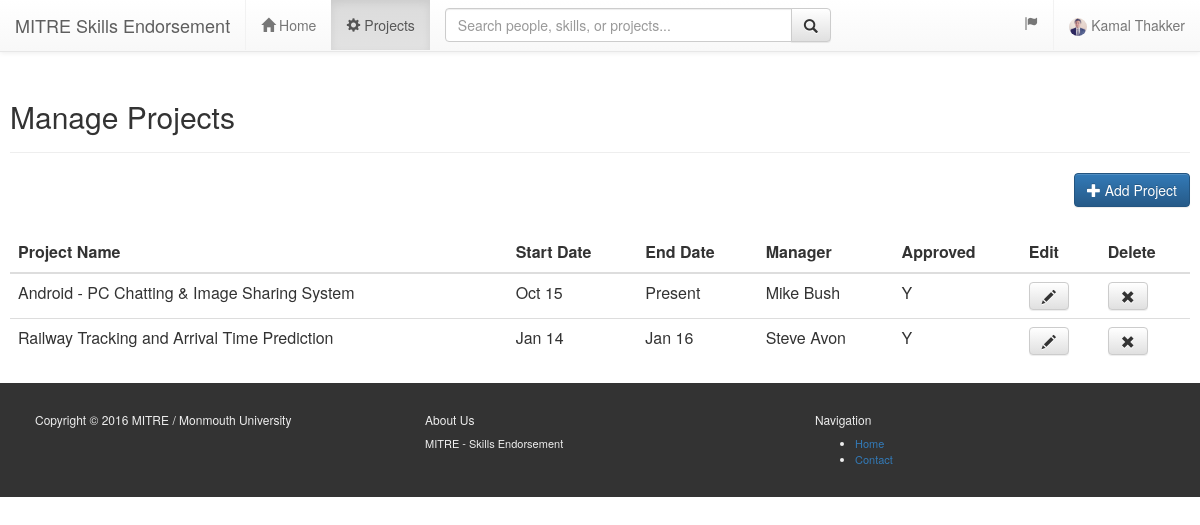
Page /user/manage_projects.php (signed in) on the earlier database version.
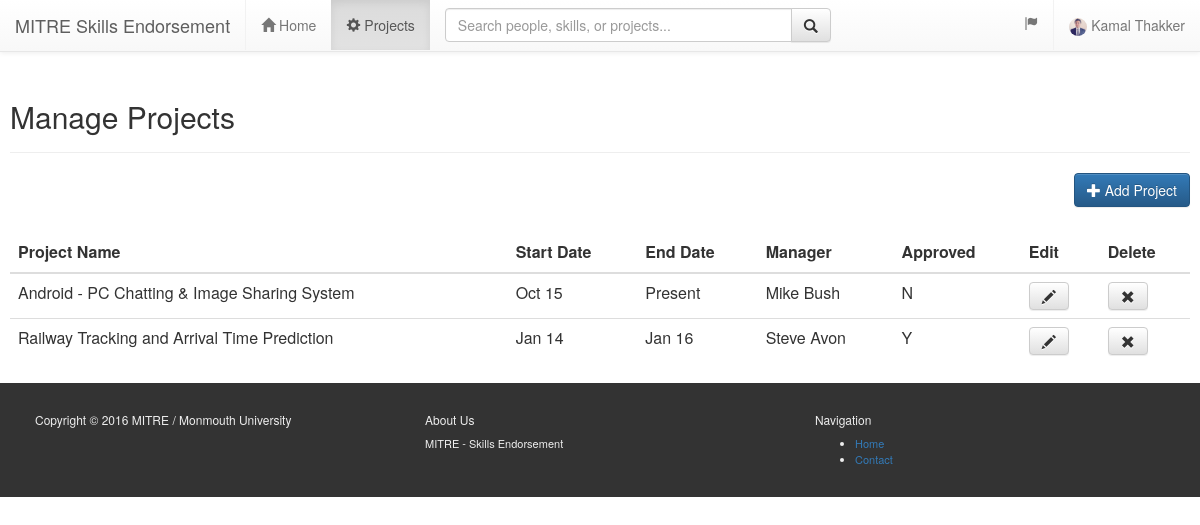
Same page on the later database version.
### tables this page shows
CREATE TABLE `projects` (
  `project_id` int(11) unsigned NOT NULL AUTO_INCREMENT,
  `user_id` int(11) DEFAULT NULL,
  `project_name` varchar(50) DEFAULT NULL,
  `project_desc` varchar(5000) DEFAULT NULL,
  `start_date` date DEFAULT NULL,
  `end_date` date DEFAULT NULL,
  `manager_user_id` int(11) DEFAULT NULL,
  `approved` char(1) DEFAULT 'N',
  PRIMARY KEY (`project_id`)
);

CREATE TABLE `users` (
  `user_id` int(11) NOT NULL AUTO_INCREMENT,
  `uname` varchar(50) NOT NULL DEFAULT '',
  `role` varchar(50) NOT NULL DEFAULT '',
  `psword` varchar(20) DEFAULT NULL,
  `fname` varchar(25) DEFAULT NULL,
  `lname` varchar(25) DEFAULT NULL,
  `gender` varchar(1) DEFAULT NULL,
  `email` varchar(50) DEFAULT NULL,
  `phone` varchar(15) DEFAULT NULL,
  `address` varchar(100) DEFAULT NULL,
  `state` varchar(2) DEFAULT NULL,
  `city` varchar(50) DEFAULT NULL,
  `zip` varchar(20) DEFAULT NULL,
  `registration_date` datetime DEFAULT NULL,
  `last_login` datetime DEFAULT NULL,
  `login_attempt` int(11) DEFAULT NULL,
  `blocked_time` datetime DEFAULT NULL,
  `approved_by_admin` varchar(1) DEFAULT NULL,
  `speciality` varchar(75) DEFAULT NULL,
  `speciality2` varchar(75) DEFAULT NULL,
  `job_title` varchar(25) DEFAULT NULL,
  `userdp` varchar(50) DEFAULT NULL,
  PRIMARY KEY (`user_id`,`uname`,`role`)
);

### user/classes/project.php (called while the page is built, shortened)
<?php
class project{
	public function getAllProjects($user_id){
	$dbc = mysqli_connect($GLOBALS['db_servername'], $GLOBALS['db_username'], $GLOBALS['db_password'], $GLOBALS['db_name']) or die("Not connected..");
		$q = "/*List of all projects*/
				select p.*, u.fname as manager_fname, u.lname as manager_lname from projects p
				inner join users u on p.manager_user_id=u.user_id
				where p.user_id=".$user_id. " order by p.end_date is not null, p.end_date desc, p.start_date desc";
		$r = mysqli_query($dbc,$q);
		if (isset($r) && mysqli_num_rows($r) >= 1)
		{
			return 	$r;
		}
		else
		{
			return null;
		}
	}
}
?>

### user/manage_projects.php (the view, shortened to what this page needs)
<?php
$linkno = 2;
include_once 'includes/header.php';
include_once 'classes/project.php';
?>
<?php
$objProject = new project();
$dbRow_Projects = $objProject->getAllProjects($userid);
?>
    <div class="container-fluid">
        <div class = "page-header">
            <h2>Manage Projects</h2>
        </div>
        <div class="pull-right">
            <a  role="button" class="btn btn-primary" href="addedit_project.php">
                <span class="glyphicon glyphicon-plus" aria-hidden="true"> </span> Add Project</span>
            </a>
        </div>
        <br/><br/><br/>
        <div class="table-responsive">
            <table class="table table-hover">
                <thead>
                    <tr>
                        <th>Project Name</th>
                        <th>Start Date</th>
                        <th>End Date</th>
                        <th>Manager</th>
                        <th>Approved</th>
                        <th>Edit</th>
                        <th>Delete</th>
                    </tr>
                </thead>
                <tbody>
<?php
while ( isset($dbRow_Projects) && $dbRow = mysqli_fetch_array($dbRow_Projects))
{
?>
                    <tr>
                        <td><?php echo $dbRow['project_name'];?></td>
                        <td>
	                        <?php
									$startDate = new DateTime($dbRow['start_date']);
									echo $startDate->format('M y');
	                        ?>
                        </td>
                        <td>
	                        <?php
									if (isset($dbRow['end_date'])) {
										$endDate = new DateTime($dbRow['end_date']);
										echo $endDate->format('M y'); }
									else
										echo 'Present';
	                        ?>
                        </td>
                        <td>
	                        <span class="text-capitalize">
	                        <?php echo $dbRow['manager_fname'] . ' ' . $dbRow['manager_lname']; ?></span>
                        </td>
                        <td>
	                        <span class="text-capitalize">
	                        <?php echo  substr($dbRow['approved'],0,1); ?></span>
                        </td>
                        <td>
                            <a role="button" href="addedit_project.php?project_id=<?php echo $dbRow['project_id'];?>" class="btn btn-default" aria-label="Left Align" >
                                <span class="glyphicon glyphicon-pencil" aria-hidden="true"></span>
                            </a>
                        </td>
                        <td>
                            <a role="button" href="delete_project.php?project_id=<?php echo $dbRow['project_id'];?>" class="btn btn-default" aria-label="Left Align">
                                <span class="glyphicon glyphicon-remove" aria-hidden="true"></span>
                            </a>
                        </td>
                    </tr>
<?php } ?>
                </tbody>
            </table>
        </div>
    </div>
<?php
include_once 'includes/footer.php';
?>

### user/includes/header.php (shortened to what this page needs)
<?php
$fname = null;
$lname = null;
$userdp = null;
if(isset($_SESSION['role']) && $_SESSION['role'] == 'user' ){
	$fname= $_SESSION['fname'];
	$lname= $_SESSION['lname'];
	$userdp= $_SESSION['userdp'];
}
else
{
	header("Location: ../login.php");
}
?>
<html lang="en">
<head>
    <link rel="stylesheet" href="https://maxcdn.bootstrapcdn.com/bootstrap/3.3.6/css/bootstrap.min.css">
    <link rel="stylesheet" href="https://maxcdn.bootstrapcdn.com/bootstrap/3.3.6/css/bootstrap-theme.min.css">
    <link href="includes/stylesmain.css" rel="stylesheet">
    <link href="includes/callout.css" rel="stylesheet">
</head>
<body>
<nav  class="navbar navbar-default navbar-fixed-top">
	<div class="container-fluid">
            <div class="navbar-header">
                <a href="#" class="navbar-brand">MITRE Skills Endorsement</a>
            </div>
            <div  id="navbar" class="collapse navbar-collapse">
                <ul class="nav navbar-nav ">
                    <li <?php if($linkno==1) echo 'class="active"'?>>
                        <a href="index.php"><span class="glyphicon glyphicon-home"></span> Home</a>
                    </li>
                    <li class="dropdown <?php if($linkno==2) echo ' active';?>">
                        <a href="#" class="dropdown-toggle" data-toggle="dropdown"> <span class="glyphicon glyphicon-cog"></span> Projects
                        </a>
                    </li>
				<li>
	                <form class="navbar-form pull-left" role="search" method="post" action="searchresult.php">
			             <div class="input-group">
						<input type="text" class="form-control" placeholder="Search people, skills, or projects..." id="searchInput" name="searchby" style="width: 350px;">
						<div class="input-group-btn">
						<button type="submit" class="btn btn-default" style="height: 34px; margin-left: -4px;"><span class="glyphicon glyphicon-search"></span></button>
					   </div>
        			</div>
					</form>
				</li>
				</ul>
                <ul class="nav navbar-nav navbar-right">
					<li class="dropdown">
					<a href="#" class="dropdown-toggle" data-toggle="dropdown" id="nbrflag">
						<span class="glyphicon glyphicon-flag"></span>
					</a>
                    </li>
                    <li class="dropdown <?php if($linkno==3) echo ' active';?>">
                        <a href="#" class="dropdown-toggle" data-toggle="dropdown">
	                        <img src="../images/userdp/<?php echo $userdp;?>" class="img-circle" alt="My Picture" width="18px" height="18px">
	                        <span class="text-capitalize"><?php echo $fname . ' ' . $lname;?></span>
                        </a>
                    </li>
                </ul>
            </div>
        </div>
    </nav>

### user/includes/footer.php (shortened to what this page needs)
<footer>
    <div class="container">
        <div class="row">
            <div class="col-sm-4">
                <h6>Copyright © 2016 MITRE / Monmouth University</h6>
            </div>
            <div class="col-sm-4">
                <h6>About Us</h6>
                <p>MITRE - Skills Endorsement</p>
            </div>
            <div class="col-sm-4">
                <h6>Navigation</h6>
                <ul class="unstyled">
                    <li><a href="#">Home</a></li>
                    <li><a href="#">Contact</a></li>
                </ul>
            </div>
        </div>
    </div>
</footer>
</body>
</html>

### user/includes/stylesmain.css (style rules this page uses)
body { -webkit-font-smoothing: antialiased; text-rendering: optimizelegibility; //padding-top: 30px; //margin-left: 10px; //margin-right: 10px; //margin-bottom: 15px; }
body > .container-fluid { padding: 60px 10px 0px 10px; }
footer { background: #333; color: #eee; font-size: 11px; padding: 20px; }

Differences in the rows shown:
changed projects "Android - PC Chatting & Image Sharing System": approved "Y" → "N"
